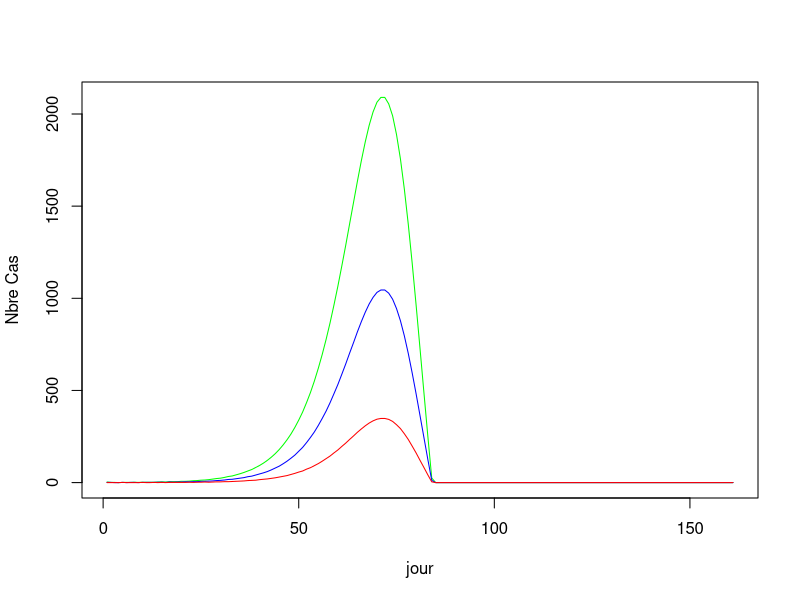

The R script that drew this image:
current_hosp=4  # le nombre de cas connus
doubling_time=6 #le temps de dédoublement 6 jours
distanciation=0.1 # dépendant des mesures de distanciation sociale
hosp_rate=6/100 # taux d'hospitalisation simple
icu_rate=1/100 # taux de soins intensifs
vent_rate=3/100 # taux de personnes en ventilation
asymp_rate=1-hosp_rate-icu_rate-vent_rate # le taux de personne asyptomatique
hosp_los=7 # durée moyenne de séjour length of stay
icu_los=9
vent_los=10

market_share= 15/100 # Part de marché hospitalier

initial_infection=as.integer(current_hosp/market_share/hosp_rate)
N=16000000 # Population Tatale
S=N-initial_infection # les persones succeptibles
I=initial_infection # les infectées
R=N-S-I # les rétablies
growth_rate=2**(1/doubling_time)-1 # Pente de croissance

recovery_days=14 # incubation+etat c'est lamda
gamma=1/recovery_days # gamma 1 sur lambda, le taux de personnes rétablies
beta=(growth_rate+gamma)/N # taux de propagation (taux de personnes infectés après contact)
beta=beta/(1-distanciation) # taux de personnes infectées après contact en respectant les mesures barières
R_0=beta/gamma*N # Taux de reproduction de base
R_1=R_0/(1-distanciation) # Nouveau Taux de reproduction de base après mesures de distantiation sociale
print(R_1)
# Ceci est une fonction qui permet de calculer les prochaines valeurs S, I, R 
SIR_next_step <- function (S,I,R,beta, gamma, N){
  # S, I, R sont les valeurs précédentes.
  # St, It, Rt les valeurs prochaines
  St=S-(beta*S*I)
  It=I+(beta*S*I)-(gamma*I)
  Rt=R+(gamma*I)
  if(St < 0){
    St=0
  }
  if(It < 0){
    It=0
  }
  if(Rt < 0){
    Rt=0
  }
  scale=N/(St+Rt+It) # agrandissement
  St=St*scale # Ajustement
  It=It*scale
  Rt=Rt*scale
  print(St+It+Rt)
  return(c(St,It,Rt))
}
# cette fonction permet de faire une projection sur n_days jours des valeurs de S, I, et R
SIR<- function (S,I,R,beta, gamma, n_days){
  # l'idée est de mettre en première ligne les valeurs initiales
  # on fait une boucle (répétition) pour trouver les prochaines valeurs une à une
    
  #valeur initiale dans le dateframe df
  df<- data.frame(
    Days=c(1),
    Sains=c(S),
    Infectes=c(I),
    Retablis=c(R)
  ) 
  #répéter du premier au dernier jour
  for(day in 1:n_days){
    #pour chaque day on calculer les valeurs qui suivent
    step_value=SIR_next_step(S,I,R,beta,gamma,N)
    # S à la premiere position
    S=as.integer(step_value[1])
    I=as.integer(step_value[2])
    R=as.integer(step_value[3])
    # Ajoute lanouvelle ligne à df
    df[nrow(df)+1,]=c(day+1,S,I,R)
  }
  
  return(df)
}
n_days=160
# execution de la fnction SIR 
Res=SIR(S,I,R,beta, gamma,n_days)

# Parmi les infectés on y tire les personnes qui ont besoin d'une hospi simple
hosp=as.integer(Res$Infectes*hosp_rate* market_share)
# ceux qui ont besoin d'une ventilation
vent=as.integer(Res$Infectes*vent_rate* market_share)
# ceux qui ont besoin de soins intensifs
icu=as.integer(Res$Infectes*icu_rate* market_share)

# On regroupe les valeurs dans un dataframe colonne par colonne
projection = data.frame(days=Res$Days,
                        hosp=hosp,
                        vent=vent,
                        icu=icu)

#u ligne nulle (0,0,0,0)
zero=data.frame(
  days=c(0),
  hosp=c(0),
  vent=c(0),
  icu=c(0)
) 

#On ajoute zero à la premiere ligne en éliminant la derniere
decalage=rbind(zero, projection[1:n_days,])
# les nouveau cas admits chaque jour
incidents=projection-decalage
#les valeurs négatives remplacées par des zeros
incidents[incidents<0 ]=0
incidents["days"]=1:nrow(incidents)

#Création de la fonction d'affichage
 plot_cas_incidents<- function(incidents){
   plot(incidents$days, incidents$hosp, type="l", col="green", xlab="jour", ylab="Nbre Cas")
   lines(incidents$days, incidents$vent, type="l", col="blue")
   lines(incidents$days, incidents$icu, type="l", col="red")
   #legend(1, 200, legend = c("Hosp", "Vent", "Icu"), lwd = c(5,2), col = c("green", "blue", "red") )
 }

 plot_cas_incidents(incidents)
 
 